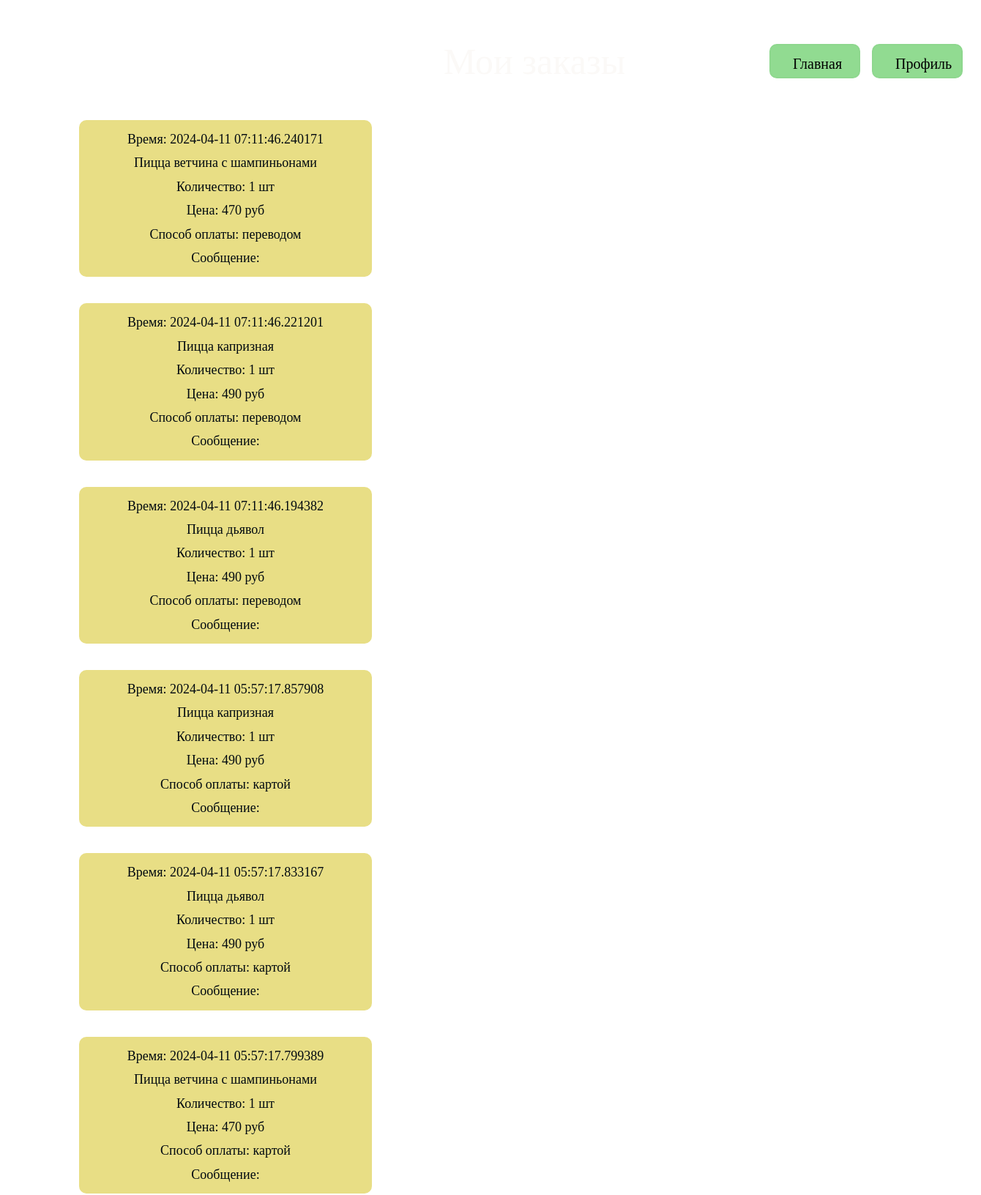
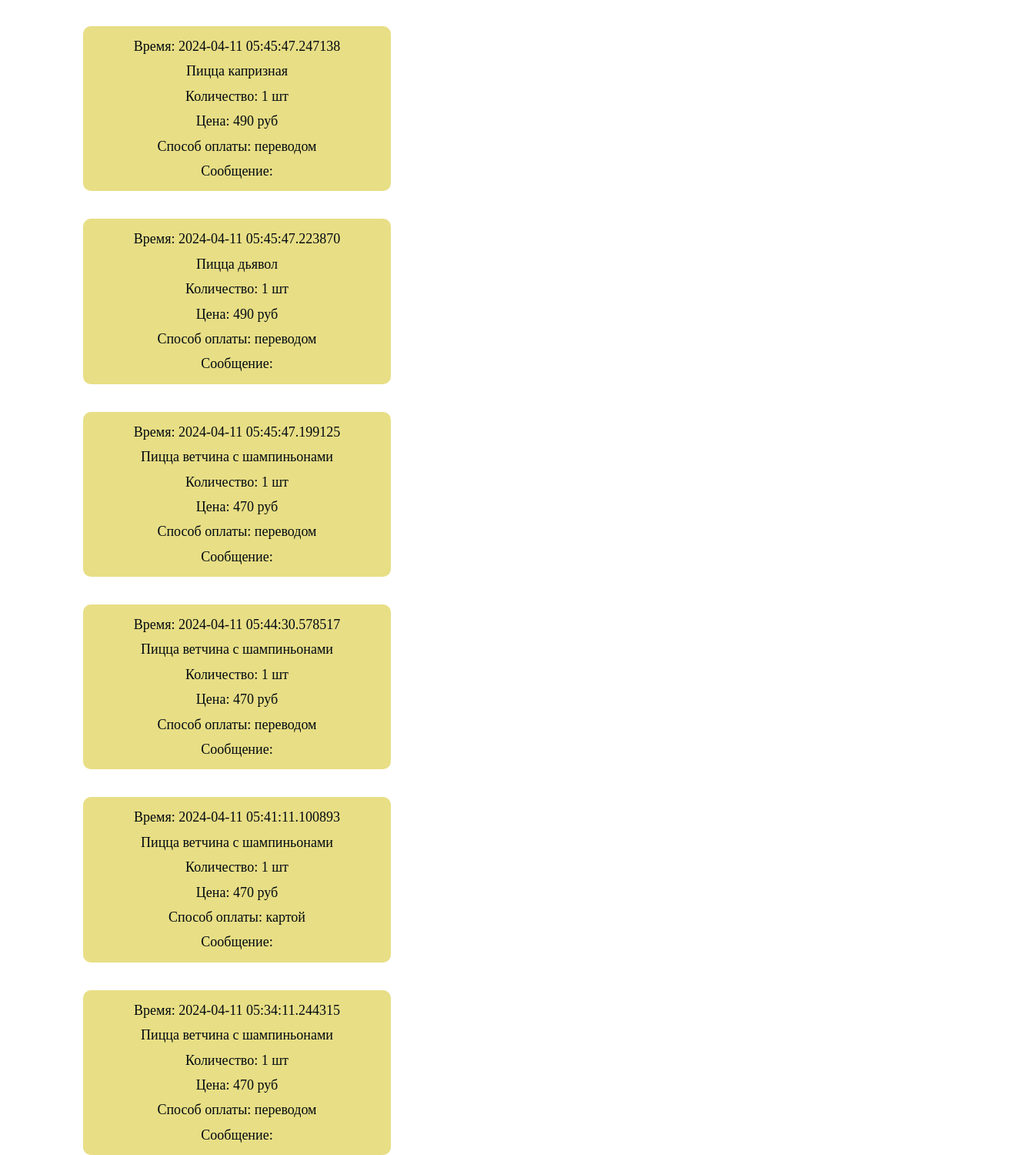
Screenshot of /user_profile/Chester1991/orders/ (signed in) with the database file from the repository (2 pictures, top to bottom).
### models.py (models this page shows, shortened)
class Order(db.Model):
    id = db.Column(db.Integer, primary_key=True)
    user_id = db.Column(db.Integer, db.ForeignKey('user.id'))
    product_id = db.Column(db.Integer, db.ForeignKey('products.id')) # сделать связь многие ко многим
    time_buy = db.Column(db.DateTime, default=datetime.utcnow)
    quantity = db.Column(db.Integer)
    total_price = db.Column(db.Integer)
    message = db.Column(db.String(200))
    type_payment = db.Column(db.String(20))

### views.py (the view)
@app.route('/user_profile/<username>/orders/', methods=['GET', 'POST'])
@login_required
def user_orders(username):
    user_orders = Order.query.filter_by(user_id=current_user.id).order_by(desc(Order.time_buy))
    return render_template('user_orders.html', username=username, orders=user_orders)

### views.py (called while the page is built)
@login_manager.user_loader
def load_user(user_id):
    return db.session.query(User).get(user_id)

### templates/user_orders.html (shortened to what this page needs)
<!DOCTYPE html>
<html lang="en">
<head>
    <link type="text/css" href="{{ url_for('static', filename='css/user_orders.css')}}" rel="stylesheet" />
</head>
<header>
    <div class="header">
        <a href="{{ url_for('user_profile', username=username) }}" id="login">Профиль</a>
        <a href="{{ url_for('index') }}" id="basket">Главная</a>
        <p id="name_restoran">Мои заказы</p>
    </div>
</header>
<body>
    <br><br>
    {% for order in orders %}
        <div class="content_orders">
            <p> Время: {{ order.time_buy }}</p>
            <p> Пицца {{ order.product_id }}</p>
            <p> Количество: {{ order.quantity }} шт</p>
            <p> Цена: {{ order.total_price }} руб</p>
            <p> Способ оплаты: {{ order.type_payment }}</p>
            <p> Сообщение: {{ order.message }} </p>
        </div>
        <br><br>
    {% endfor %}
</body>
</html>

### static/css/user_orders.css (style rules this page uses)
body { background-image: url("https://mobimg.b-cdn.net/v3/fetch/d0/d0e45034fed282d858254cf36879fa14.jpeg?w=1470&r=0.5625"); }
.header { position: absolute; top: 50px; left: 30px; width: 1300px; height: 70px; background-color: white; border-radius: 15px; background-image: url("../img/index_page/header.jpg"); background-size: 50%, cover; }
#login { position: absolute; top: 10px; right: 15px; width: 60px; height: 15px; text-align: center; font-size: 20px; color: black; background-color: rgb(145, 219, 145); text-decoration: none; user-select: none; border: 2px solid rgb(142, 215, 142); border-radius: 10px; padding: .7em 1.5em; outline: none; }
#basket { position: absolute; top: 10px; right: 155px; width: 60px; height: 15px; text-align: center; font-size: 20px; color: black; background-color: rgb(145, 219, 145); text-decoration: none; user-select: none; border: 2px solid rgb(142, 215, 142); border-radius: 10px; padding: .7em 1.5em; outline: none; }
#name_restoran { position: absolute; top:-45px; text-align: center; font-size: 50px; color: rgb(251, 249, 247); left: 550px; width: 300px; height: 20px; }
.content_orders { position: relative; top: 120px; left: 100px; width: 400px; text-align:center; font-size: 18px; line-height: 0.8; padding-top: 1px; padding-bottom: 1px; color: rgb(1, 9, 16); border-radius: 10px; background-color: rgb(232, 222, 133); }

### rows the page displays
Order: time_buy "2024-04-11 07:11:46.240171", product_id "ветчина с шампиньонами", quantity "1", total_price "470", type_payment "переводом"
Order: time_buy "2024-04-11 07:11:46.221201", product_id "капризная", quantity "1", total_price "490", type_payment "переводом"
Order: time_buy "2024-04-11 07:11:46.194382", product_id "дьявол", quantity "1", total_price "490", type_payment "переводом"
Order: time_buy "2024-04-11 05:57:17.857908", product_id "капризная", quantity "1", total_price "490", type_payment "картой"
Order: time_buy "2024-04-11 05:57:17.833167", product_id "дьявол", quantity "1", total_price "490", type_payment "картой"
Order: time_buy "2024-04-11 05:57:17.799389", product_id "ветчина с шампиньонами", quantity "1", total_price "470", type_payment "картой"
Order: time_buy "2024-04-11 05:45:47.247138", product_id "капризная", quantity "1", total_price "490", type_payment "переводом"
Order: time_buy "2024-04-11 05:45:47.223870", product_id "дьявол", quantity "1", total_price "490", type_payment "переводом"
Order: time_buy "2024-04-11 05:45:47.199125", product_id "ветчина с шампиньонами", quantity "1", total_price "470", type_payment "переводом"
Order: time_buy "2024-04-11 05:44:30.578517", product_id "ветчина с шампиньонами", quantity "1", total_price "470", type_payment "переводом"
Order: time_buy "2024-04-11 05:41:11.100893", product_id "ветчина с шампиньонами", quantity "1", total_price "470", type_payment "картой"
Order: time_buy "2024-04-11 05:34:11.244315", product_id "ветчина с шампиньонами", quantity "1", total_price "470", type_payment "переводом"
